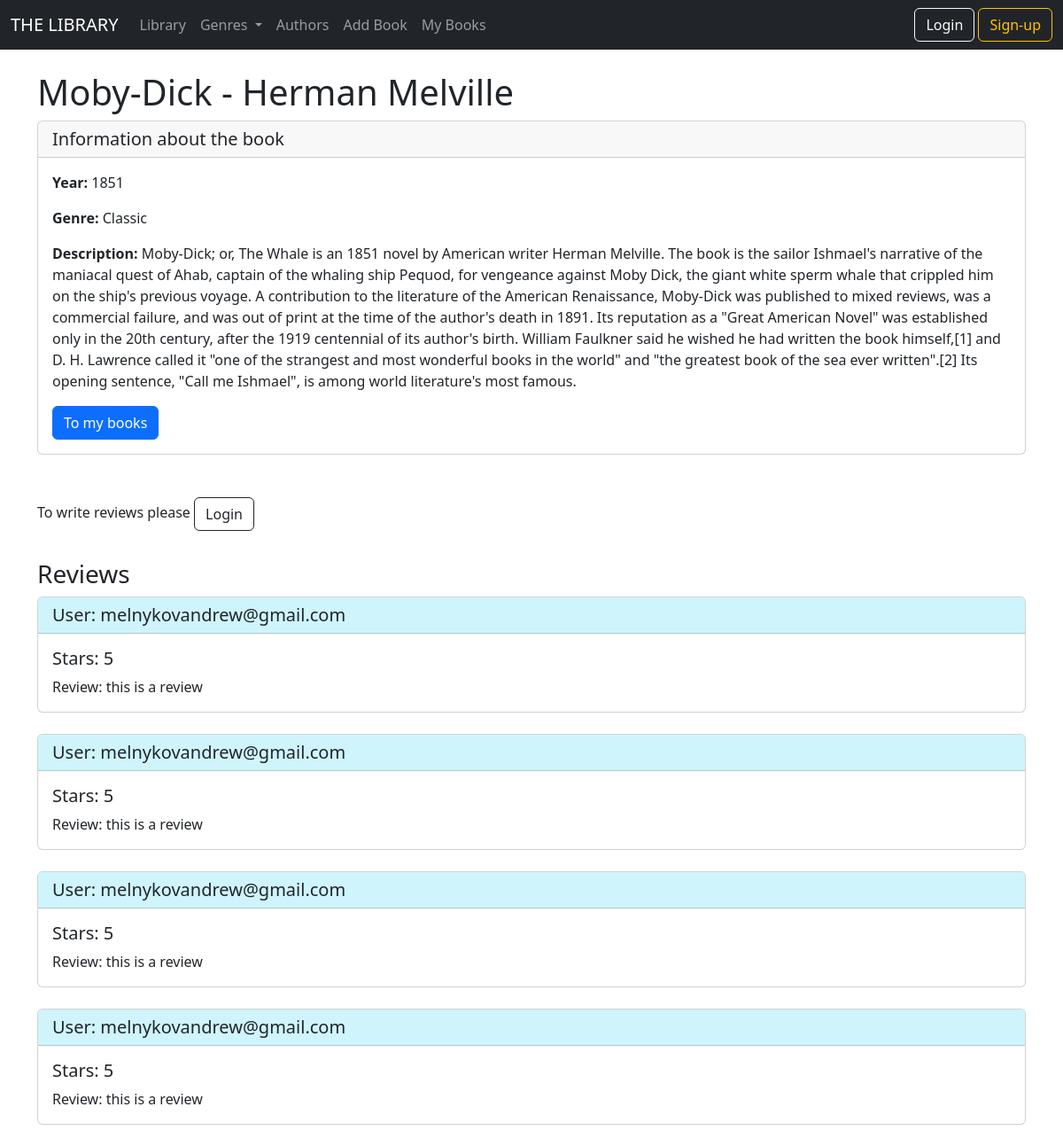
Screenshot of /books/1 with the database file from the repository.
### models/db_models.py (models this page shows, shortened)
class Book(db.Model):
    id = db.Column(db.Integer, primary_key=True)
    title = db.Column(db.String(100), nullable=False, unique=False)
    author_name = db.Column(db.String(100), nullable=False, unique=False)
    author_surname = db.Column(db.String(100), nullable=True, unique=False)
    year = db.Column(db.String(100), nullable=False, unique=False)
    genre = db.Column(db.String(50), nullable=False, unique=False)
    description = db.Column(db.Text)
    reviews = db.relationship("Review", backref='reviewed_book')
    reader = db.relationship("Library", backref='stored_book')

class Review(db.Model):
    id = db.Column(db.Integer, primary_key=True)
    text = db.Column(db.Text)
    rating = db.Column(db.Integer, nullable=False)
    reviewer_id = db.Column(db.Integer, db.ForeignKey("users.id"))
    book_id = db.Column(db.Integer, db.ForeignKey("book.id"))

class Users(db.Model, UserMixin):
    id = db.Column(db.Integer, primary_key=True)
    name = db.Column(db.String(100), nullable=False, unique=False)
    surname = db.Column(db.String(100), nullable=False, unique=False)
    username = db.Column(db.String(100), nullable=True, unique=True)
    email = db.Column(db.String(100), nullable=False, unique=True)
    password_hash = db.Column(db.String(128))
    date_added = db.Column(db.DateTime, default=datetime.utcnow())
    reviews = db.relationship("Review", backref='reviewer')
    books = db.relationship("Library", backref='reader')

### main.py (the view)
@app.route('/books/<id>', methods=["GET", "POST"])
def book(id):
    book = Book.query.get_or_404(id)
    review_form = ReveiwForm()
    if review_form.validate_on_submit():
        review = Review(text = review_form.text.data, rating = review_form.rating.data, reviewer_id=current_user.id, book_id=book.id)
        review_form.text.data = None
        review_form.rating.data = None
        db.session.add(review)
        db.session.commit()
    reviews = Review.query.filter_by(book_id=book.id).all()
    return render_template("book.html", book=book, reviews=reviews, review_form=review_form)

### templates/book.html (shortened to what this page needs)
{% extends 'base.html'%}
{% block content %}
<br>
<h1>{{book.title}} - {{book.author_name}} {{book.author_surname}}</h1>
<div class="card">
    <h5 class="card-header">Information about the book</h5>
<div class="card-body">
    <p class="card-text"><strong>Year:</strong> {{book.year}}</p>
    <p class="card-text"><strong>Genre:</strong> {{book.genre}}</p>
    <p class="card-text"><strong>Description:</strong> {{book.description}}</p>
    <a href={{url_for('my_books')}}  class="btn btn-primary">To my books</a>
</div>
</div>
<br><br>
{% if current_user.is_authenticated %}
<h5>Write a review to this book</h5>
<div class="shadow p-3 mb-5 bg-body-tertiary rounded">
<form method="POST">
    {{review_form.hidden_tag()}}
    {{review_form.text.label}}
    {{review_form.text(class="form-control")}}
    {{review_form.rating.label()}}
    {{review_form.rating(class="form-check")}}
    <br>
    {{review_form.submitbutton(class="btn btn-dark")}}
</form>
</div>
{% else %}
<h6>To write reviews please <a href="{{url_for('login')}}"><button class="btn btn-outline-dark" type="submit">Login</button></a> </h6>
{%endif%}
<br>
{%if reviews%}
<h3>Reviews</h3>
{% for review in reviews%}
<div class="card">
      <h5 class="card-header bg-info-subtle">User: {{review.reviewer.email}}</h5>
      <div class="card-body">
        <h5 class="card-title">Stars: {{review.rating}}</h5>
        <p class="card-text">Review: {{review.text}}</p>
      </div>
</div>
<br>
{%endfor%}
{%else%}
<h6>There is no reviews yet</h6>
{%endif%}
{% endblock %}

### templates/base.html (shortened to what this page needs)
<!doctype html>
<html lang="en">
  <head>
    <link href="https://cdn.jsdelivr.net/npm/bootstrap@5.3.0-alpha1/dist/css/bootstrap.min.css" rel="stylesheet">
  </head>
  <body>
  {% include "navbar.html" %}
  <div class="container">
    {%block content%}
    {% endblock %}
  </div>
  </body>
</html>

### templates/navbar.html (shortened to what this page needs)
<nav class="navbar navbar-expand-lg bg-dark navbar-dark">
  <div class="container-fluid">
    <a class="navbar-brand" href="{{url_for('home')}}">THE LIBRARY</a>
    <div class="collapse navbar-collapse" id="navbarSupportedContent">
      <ul class="navbar-nav me-auto mb-2 mb-lg-0">
        <li class="nav-item">
          <a class="nav-link" aria-current="page" href="{{url_for('home')}}">Library</a>
        </li>
        <li class="nav-item dropdown">
          <a class="nav-link dropdown-toggle" href="#" role="button" data-bs-toggle="dropdown" aria-expanded="false">
            Genres
          </a>
        </li>
        <li class="nav-item">
          <a class="nav-link" href="{{url_for('authors')}}">Authors</a>
        </li>
        <li class="nav-item">
          <a class="nav-link" href="{{url_for('addbook')}}">Add Book</a>
        </li>
        <li class="nav-item">
          <a class="nav-link" href="{{url_for('my_books')}}">My Books</a>
        </li>
      </ul>
      <ul class="nav justify-content-end">
      <li class="nav-item">
        {%if current_user.is_authenticated %}
        <a href="{{url_for('logout')}}"><button class="btn btn-outline-danger" type="submit">Logout</button></a>
        {% else %}
        <a href="{{url_for('login')}}"><button class="btn btn-outline-light" type="submit">Login</button></a>
        <a href="{{url_for('signup')}}"><button type="button" class="btn btn-outline-warning">Sign-up</button></a>
        {% endif %}
      </li>
      </ul>
    </div>
  </div>
</nav>

### rows the page displays
Book: title "Moby-Dick", author_name "Herman", author_surname "Melville", year "1851", genre "Classic", description "Moby-Dick; or, The Whale is an 1851 novel by American writer Herman Melville. The book is the sailor Ishmael's narrative of the maniacal quest of Ahab, captain of the whaling ship Pequod, for vengeance against Moby Dick, the giant white sperm whale that crippled him on the ship's previous voyage. A contribution to the literature of the American Renaissance, Moby-Dick was published to mixed reviews, was a commercial failure, and was out of print at the time of the author's death in 1891. Its reputation as a \"Great American Novel\" was established only in the 20th century, after the 1919 centennial of its author's birth. William Faulkner said he wished he had written the book himself,[1] and…"
Review: reviewer.email "melnykovandrew@gmail.com", rating "5", text "this is a review"
Review: reviewer.email "melnykovandrew@gmail.com", rating "5", text "this is a review"
Review: reviewer.email "melnykovandrew@gmail.com", rating "5", text "this is a review"
Review: reviewer.email "melnykovandrew@gmail.com", rating "5", text "this is a review"
